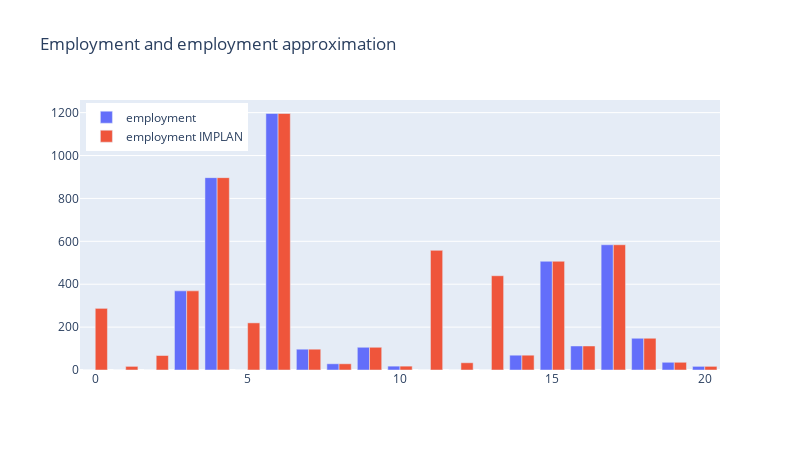

Notebook code cell kept with this figure:
### Code cell
fig = go.Figure()
fig.add_trace(
    go.Bar(
        y = employment,
        name = 'employment'
    )
)
fig.add_trace(
    go.Bar(
        y = employment_implan,
        name = 'employment IMPLAN'
    )
)
fig.update_layout(
    title='Employment and employment approximation',
    width=800,
    height=450,
    legend=dict(
                y=0.99,
                x=0.01
                )
)

### Figure 1 — Plotly figure (JSON) as saved in the notebook; plotly's stock layout.template omitted (floating-point values rounded to 4 significant figures)
{"data": [{"name": "employment", "type": "bar", "y": [0, 0, 0, 369, 897, 0, 1196, 97, 29, 106, 18, 0, 0, 0, 69, 507, 112, 584, 148, 36, 17]}, {"name": "employment IMPLAN", "type": "bar", "y": [287.4, 16.91, 67.62, 369, 897, 219.8, 1196, 97, 29, 106, 18, 557.9, 33.81, 439.6, 69, 507, 112, 584, 148, 36, 17]}], "layout": {"height": 450, "legend": {"x": 0.01, "y": 0.99}, "title": {"text": "Employment and employment approximation"}, "width": 800}}
